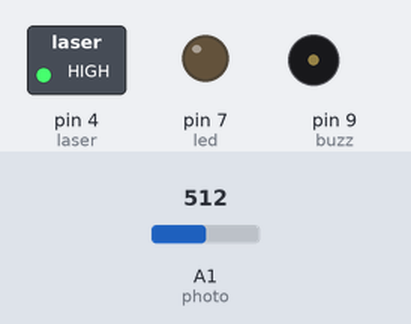
The sketch below on a simulated Arduino Uno, built with avr-gcc and run on an emulated ATmega328P. On the bench: switched loads named in the sketch (green lamp = pin HIGH), output pins drawn as LEDs (lit = HIGH), buzzer (waves = sounding). The inputs (shaded band) are chosen by the test bench; at power-on: A1 (photo) = 512.

Above: at 1.2 s.
1.3 s: A1 (photo) set to 307
2.8 s: A1 (photo) set to 286
At 3.2 s:
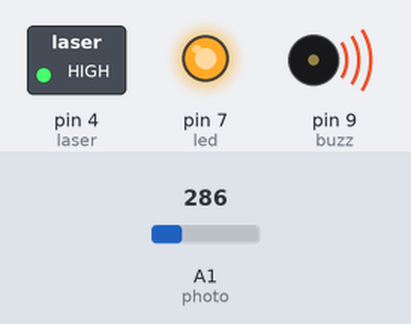
Timing chart, 0 to 11.8 s (numbered marks = the images above; inputs shaded):
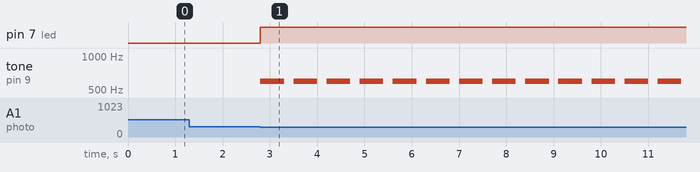

The sketch:

puertaLaser.ino
```cpp
const int laser = 4;
const int led = 7;
const int buzz = 9;

const int photo = A1;


void setup() {
  // put your setup code here, to run once:
  pinMode(laser, OUTPUT);
  pinMode(led, OUTPUT);
  pinMode(buzz, OUTPUT);

  digitalWrite(laser,1);

  Serial.begin(9600);
}

void loop() {
  delay(200);

  if (analogRead(photo) < 300){
    digitalWrite(led,1);
    hacerRuido();
  }else{
    digitalWrite(led,0);
  }

}

void hacerRuido () {
  tone(buzz,600,500);
  delay(500);
}
```

Measured:
- the behaviour switches between 300 and 299 on A1 (photo) (found by bisection; images 0 and 1)
- after the input at 1.3 s, every drawn part: stays the same
- after the input at 2.8 s, pin 7 (led): LOW → HIGH at once; tone on pin 9 (buzz): alternates 600 Hz for 0.50 s and silent for 0.20 s, starting at once
